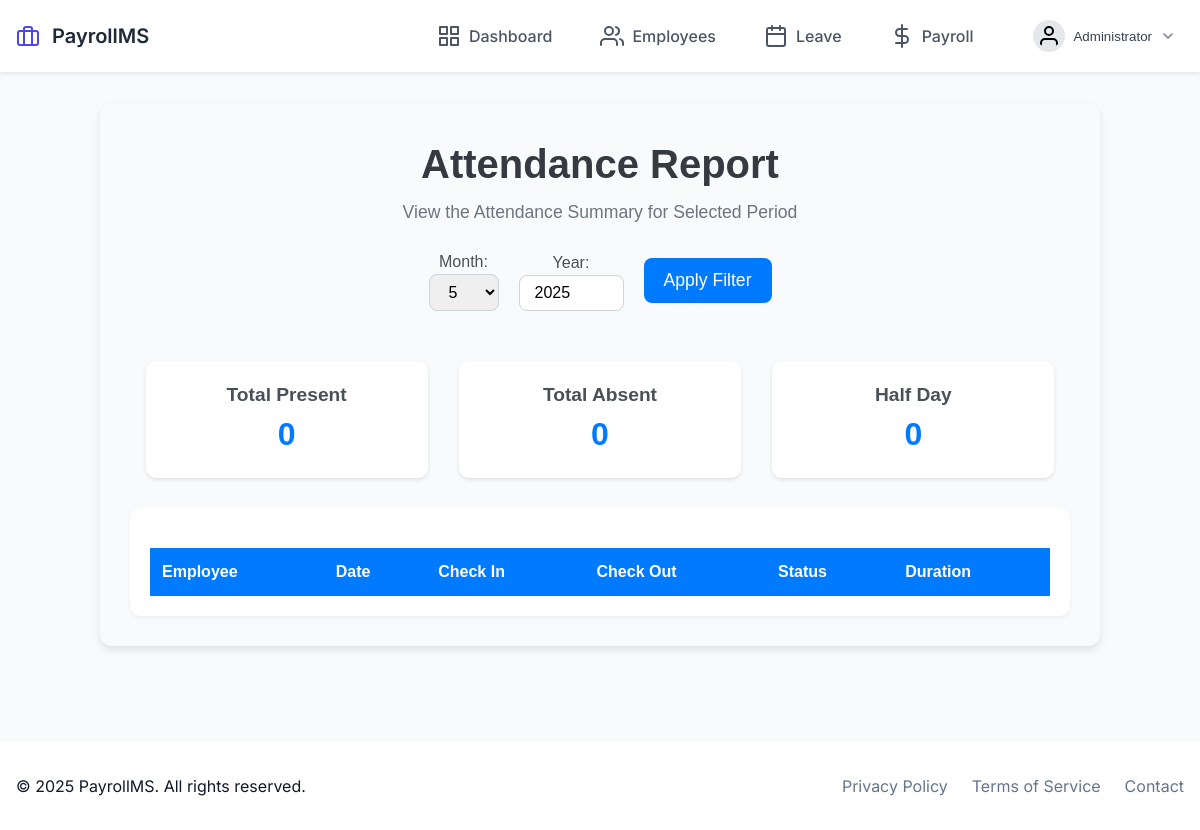
The app's page /attendance/report (signed in), older data.
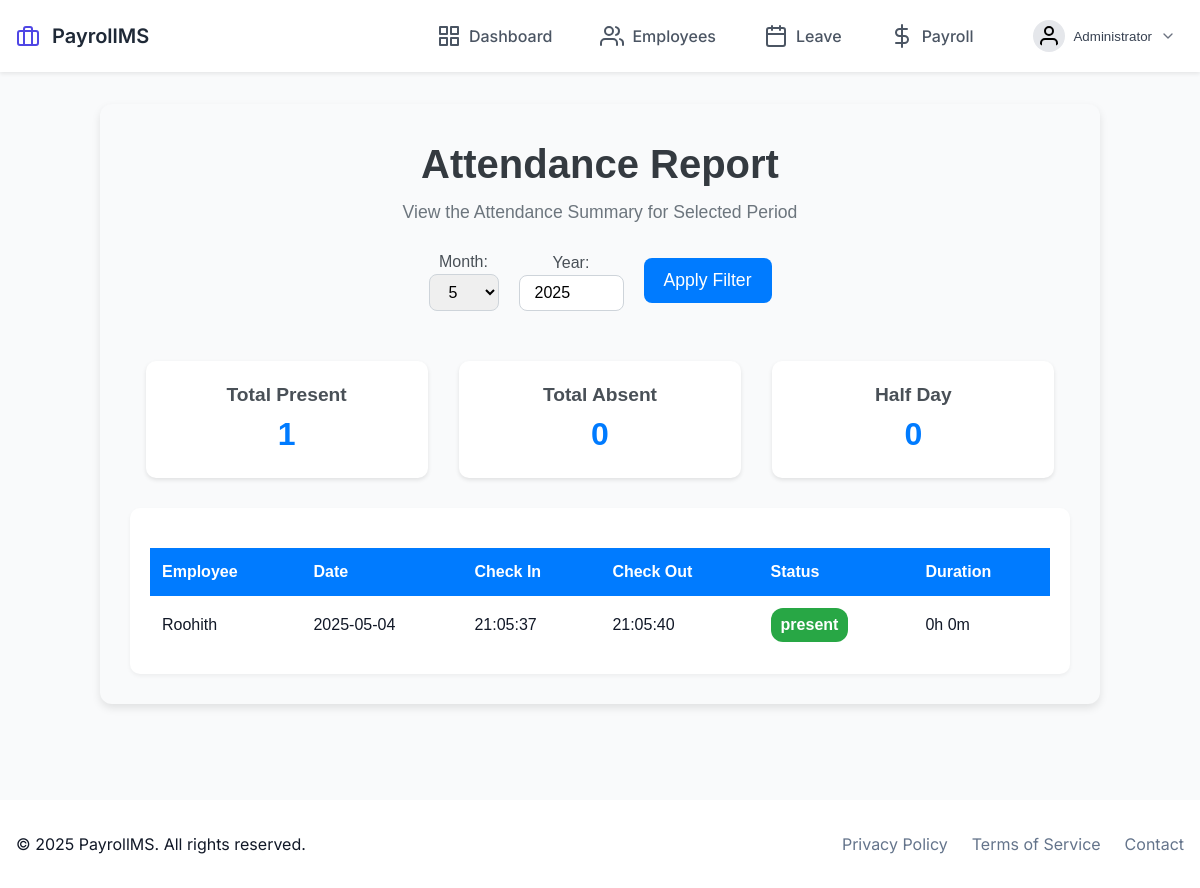
The same page, newer data.
### src/models/attendance.py (models this page shows, shortened)
class Attendance(db.Model):
    __tablename__ = 'attendance'
    id: int = db.Column(db.Integer, primary_key=True)
    employee_id: int = db.Column(db.Integer, db.ForeignKey('employee.id'), nullable=False)
    date: date = db.Column(db.Date, nullable=False)
    time_in: datetime = db.Column(db.DateTime, nullable=False)
    time_out: Optional[datetime] = db.Column(db.DateTime)
    status: str = db.Column(db.String(20), default='present')
    employee = db.relationship('Employee', backref=db.backref('attendances', lazy=True))

### src/models/employee.py (models this page shows, shortened)
class Employee(db.Model):
    __tablename__ = 'employee'
    id: int = db.Column(db.Integer, primary_key=True)
    username: str = db.Column(db.String(80), unique=True, nullable=False)
    password_hash: str = db.Column(db.String(120), nullable=False)
    name: str = db.Column(db.String(100), nullable=False)
    email: str = db.Column(db.String(120), unique=True, nullable=False)
    position: Optional[str] = db.Column(db.String(80))
    salary: float = db.Column(db.Float, nullable=False)
    joining_date: date = db.Column(db.Date, nullable=False)
    role: str = db.Column(db.String(20), default='user')
    base_salary: float = db.Column(db.Float, nullable=False)
    hra: float = db.Column(db.Float, default=0.0)
    da: float = db.Column(db.Float, default=0.0)
    ta: float = db.Column(db.Float, default=0.0)
    pf: float = db.Column(db.Float, default=0.0)
    tax: float = db.Column(db.Float, default=0.0)

### src/routes/attendance.py (the view)
@attendance_bp.route('/report')
@admin_required
def report():
    month = request.args.get('month', datetime.now().month, type=int)
    year = request.args.get('year', datetime.now().year, type=int)
    attendances = Attendance.query.join(Employee).filter(
        db.extract('month', Attendance.date) == month,
        db.extract('year', Attendance.date) == year
    ).order_by(Employee.name, Attendance.date.desc()).all()
    return render_template('attendance/report.html',
                         attendances=attendances,
                         current_month=month,
                         current_year=year)

### src/app.py (called while the page is built)
def create_app():
    app = Flask(__name__)
    app.config.from_object(Config)
    init_app(app)
    from .routes import init_routes
    init_routes(app)
    @app.context_processor
    def utility_processor():
        return {
            'now': datetime.now()
        }
    @app.route('/')
    def home():
        return render_template('home.html')
    return app

### src/routes/auth.py (called while the page is built)
def login_required(f: Callable) -> Callable:
    @wraps(f)
    def decorated_function(*args: Any, **kwargs: Any) -> Union[Response, Any]:
        if 'user_id' not in session:
            flash('Please log in first.', 'danger')
            return redirect(url_for('auth.login'))
        return f(*args, **kwargs)
    return decorated_function

def admin_required(f: Callable) -> Callable:
    @wraps(f)
    @login_required
    def decorated_function(*args: Any, **kwargs: Any) -> Union[Response, Any]:
        if not session.get('is_admin'):
            flash('Admin access required.', 'danger')
            return redirect(url_for('home'))
        return f(*args, **kwargs)
    return decorated_function

### src/templates/attendance/report.html (shortened to what this page needs)
{% extends "base.html" %}
{% block content %}
<div class="attendance-report-container">
    <div class="header">
        <h1>Attendance Report</h1>
        <p class="subheading">View the Attendance Summary for Selected Period</p>
    </div>
    <div class="report-filters">
        <form method="GET" class="filter-form">
            <div class="form-group">
                <label for="month">Month:</label>
                <select name="month" id="month" class="select-input">
                    {% for m in range(1, 13) %}
                    <option value="{{ m }}" {% if m == current_month %}selected{% endif %}>
                        {{ m }}
                    </option>
                    {% endfor %}
                </select>
            </div>
            <div class="form-group">
                <label for="year">Year:</label>
                <input type="number" id="year" name="year" value="{{ current_year }}" min="2000" max="2099" class="input-field">
            </div>
            <button type="submit" class="btn-filter">Apply Filter</button>
        </form>
    </div>
    <div class="report-summary">
        <div class="summary-card">
            <h3>Total Present</h3>
            <p class="summary-count">{{ attendances|selectattr("status", "equalto", "present")|list|length }}</p>
        </div>
        <div class="summary-card">
            <h3>Total Absent</h3>
            <p class="summary-count">{{ attendances|selectattr("status", "equalto", "absent")|list|length }}</p>
        </div>
        <div class="summary-card">
            <h3>Half Day</h3>
            <p class="summary-count">{{ attendances|selectattr("status", "equalto", "half-day")|list|length }}</p>
        </div>
    </div>
    <div class="attendance-table-container">
        <table class="attendance-table">
            <thead>
                <tr>
                    <th>Employee</th>
                    <th>Date</th>
                    <th>Check In</th>
                    <th>Check Out</th>
                    <th>Status</th>
                    <th>Duration</th>
                </tr>
            </thead>
            <tbody>
                {% for attendance in attendances %}
                <tr>
                    <td>{{ attendance.employee.name }}</td>
                    <td>{{ attendance.date.strftime('%Y-%m-%d') }}</td>
                    <td>{{ attendance.time_in.strftime('%H:%M:%S') }}</td>
                    <td>{{ attendance.time_out.strftime('%H:%M:%S') if attendance.time_out else 'Not checked out' }}</td>
                    <td>
                        <span class="status-badge status-{{ attendance.status }}">
                            {{ attendance.status }}
                        </span>
                    </td>
                    <td>
                        {% if attendance.time_out %}
                            {% set duration = attendance.time_out - attendance.time_in %}
                            {{ duration.total_seconds()|int // 3600 }}h
                            {{ (duration.total_seconds()|int % 3600) // 60 }}m
                        {% else %}
                            -
                        {% endif %}
                    </td>
                </tr>
                {% endfor %}
            </tbody>
        </table>
    </div>
</div>
{% endblock %}

Row changes from the older to the newer data that the page shows:
added Attendance: employee.name "Roohith", date "2025-05-04", time_in "21:05:37", time_out "21:05:40", status "present", total_seconds "0", value "0"
Text that changed along with them:
{{ attendances|selectattr("status", "equalto", "present")|list|length }}: "0" → "1"
